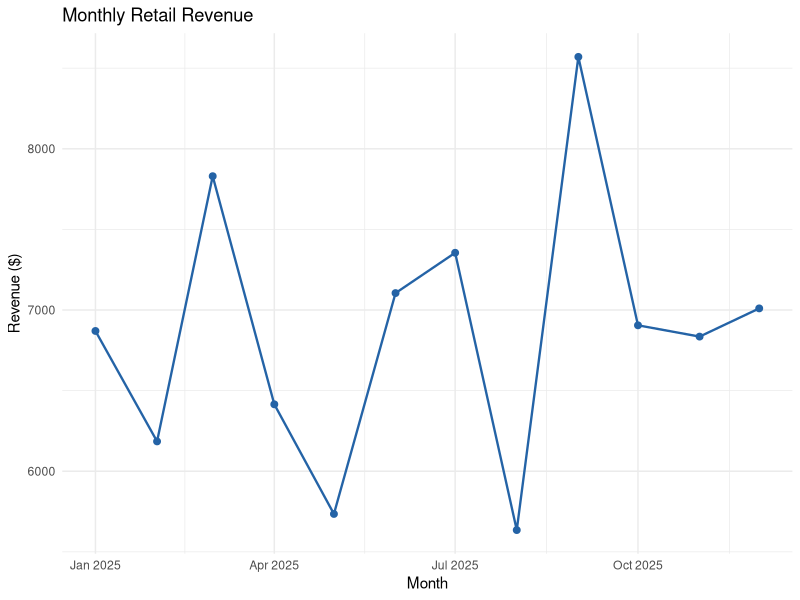
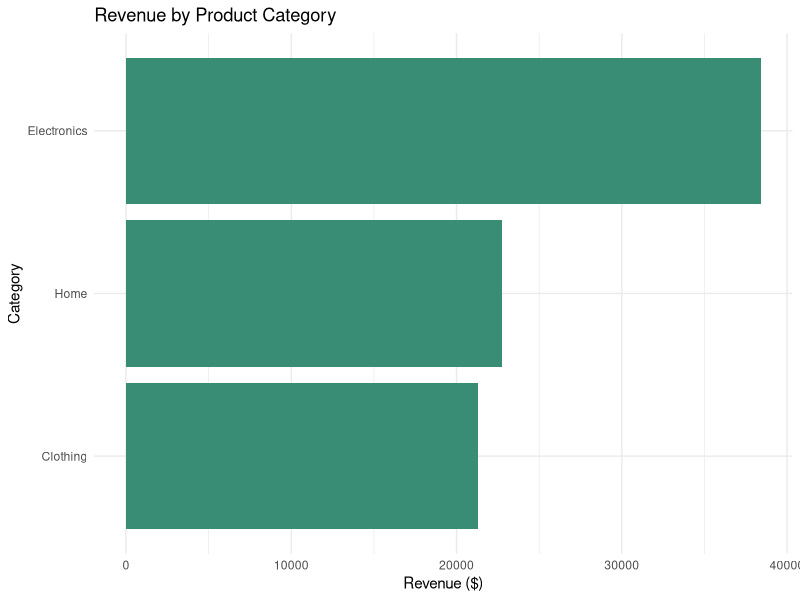

Write the R code that produced these figures, in order.
# AI Assistance Declaration:
# I used ChatGPT (GPT-6, OpenAI; 1–7 November 2026) for project ideation,
# code-organization suggestions, and documentation support. Key prompts are
# summarized in Appendix.md. I reviewed this script, but it still needs to be
# run and its outputs inspected in my R environment before submission. I am
# responsible for the accuracy and originality of this work.

# Synthetic Retail Sales Analysis

# Check the required package before starting.
required_packages <- c("ggplot2")
missing_packages <- required_packages[
  !vapply(required_packages, requireNamespace, logical(1), quietly = TRUE)
]
if (length(missing_packages) > 0) {
  stop("Install ggplot2 first with install.packages(\"ggplot2\")")
}
library(ggplot2)

# Generate reproducible fictional data only.
set.seed(400)
months <- seq.Date(as.Date("2025-01-01"), by = "month", length.out = 12)
products <- data.frame(
  product = c("Headphones", "Desk Lamp", "T-shirt"),
  category = c("Electronics", "Home", "Clothing"),
  unit_price = c(80, 35, 25),
  base_units = c(42, 55, 70)
)

sales <- expand.grid(month = months, product = products$product)
sales <- merge(sales, products, by = "product", sort = FALSE)
sales <- sales[order(sales$month, match(sales$product, products$product)), ]
sales$units_sold <- pmax(1, round(sales$base_units + rnorm(nrow(sales), 0, 8)))
sales$revenue <- sales$units_sold * sales$unit_price

# Create summaries by month, category, and product.
monthly_sales <- aggregate(revenue ~ month, sales, sum)
category_sales <- aggregate(cbind(units_sold, revenue) ~ category, sales, sum)
product_sales <- aggregate(cbind(units_sold, revenue) ~ product, sales, sum)
category_sales <- category_sales[order(-category_sales$revenue), ]
product_sales <- product_sales[order(-product_sales$revenue), ]

cat("\nSYNTHETIC RETAIL SALES SUMMARY\n")
cat("Total revenue: $", format(sum(sales$revenue), big.mark = ","), "\n", sep = "")
cat("Total units sold: ", sum(sales$units_sold), "\n", sep = "")
cat("\nRevenue by category:\n")
print(category_sales, row.names = FALSE)
cat("\nTop product by revenue:\n")
print(product_sales[1, ], row.names = FALSE)

# Create the output folder if it does not already exist.
dir.create("output", showWarnings = FALSE)

# Plot monthly revenue.
monthly_plot <- ggplot(monthly_sales, aes(month, revenue)) +
  geom_line(linewidth = 0.8, colour = "#2463A6") +
  geom_point(size = 2, colour = "#2463A6") +
  labs(title = "Monthly Retail Revenue", x = "Month", y = "Revenue ($)") +
  theme_minimal()

# Plot revenue by product category.
category_plot <- ggplot(category_sales, aes(reorder(category, revenue), revenue)) +
  geom_col(fill = "#3A8D75") +
  coord_flip() +
  labs(title = "Revenue by Product Category", x = "Category", y = "Revenue ($)") +
  theme_minimal()

# Save charts and CSV outputs.
ggsave("output/monthly_revenue.png", monthly_plot, width = 8, height = 5, dpi = 300)
ggsave("output/category_revenue.png", category_plot, width = 8, height = 5, dpi = 300)
write.csv(sales, "output/synthetic_retail_sales.csv", row.names = FALSE)
write.csv(monthly_sales, "output/monthly_sales_summary.csv", row.names = FALSE)
write.csv(category_sales, "output/category_sales_summary.csv", row.names = FALSE)

cat("\nFiles saved in output/.\n")
